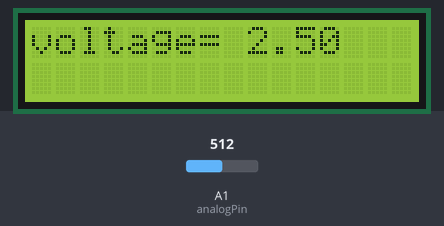
The sketch below on a simulated Arduino Uno, built with avr-gcc and run on an emulated ATmega328P. Parts: 16×2 character LCD. The test bench sets the inputs (shaded band); at power-on: A1 (analogPin) = 512.

Above: at 1.2 s.
1.3 s: A1 (analogPin) set to 716
At 2.7 s:
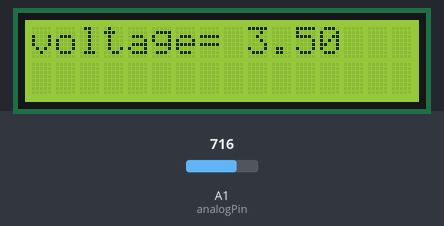
3.0 s: A1 (analogPin) set to 900
At 4.2 s:
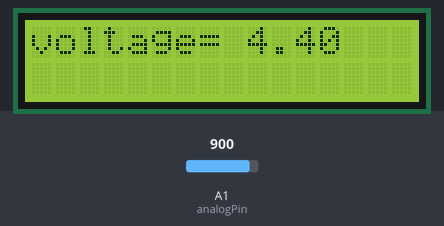
4.5 s: A1 (analogPin) set to 1023
At 6.0 s:
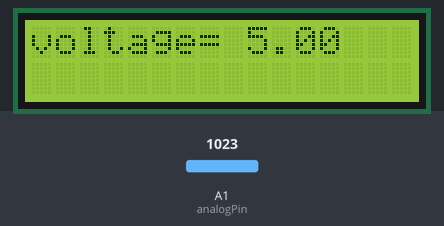
Timing chart, 0 to 7.5 s (numbered marks = the images above; inputs shaded):
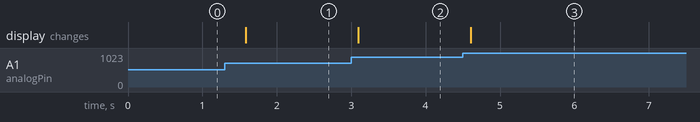

Measured:
- after the input at 1.3 s, the display: changes after 0.28 s (image 1)
- after the input at 3.0 s, the display: changes after 0.09 s (image 2)
- after the input at 4.5 s, the display: changes after 0.11 s (image 3)

The sketch:

Voltmeter_project.ino
```cpp
// Project: Arduino Voltmeter
// Author: Helina Semu
// Description: Reads an analog voltage from pin A1, converts it to a 0-5V range,
// and displays the value on a 16x2 LCD in real-time.

#include <LiquidCrystal.h>

// Initialize the LCD
LiquidCrystal lcd(12, 11, 5, 4, 3, 2);

// Define the analog pin (A1) for reading voltage
int analogPin = A1;

void setup() {
  // Initialize the LCD
  lcd.begin(16, 2);
}

void loop() {
  // Read the analog value from the analog pin
  int v = analogRead(analogPin);

  // Convert the analog value to voltage (5.0 is the reference voltage)
  float voltage = v * (5.0 / 1023.0);

  // Clear the LCD to update the display
  lcd.clear();

  // Display "voltage=" on the LCD
  lcd.setCursor(0, 0); // Set cursor to the first row
  lcd.print("voltage=");

  // Display the voltage value
  lcd.setCursor(9, 0); // Move cursor to the right to display the value
  lcd.print(voltage);

  // Delay for 500ms before updating the value again
  delay(500);
}
```
